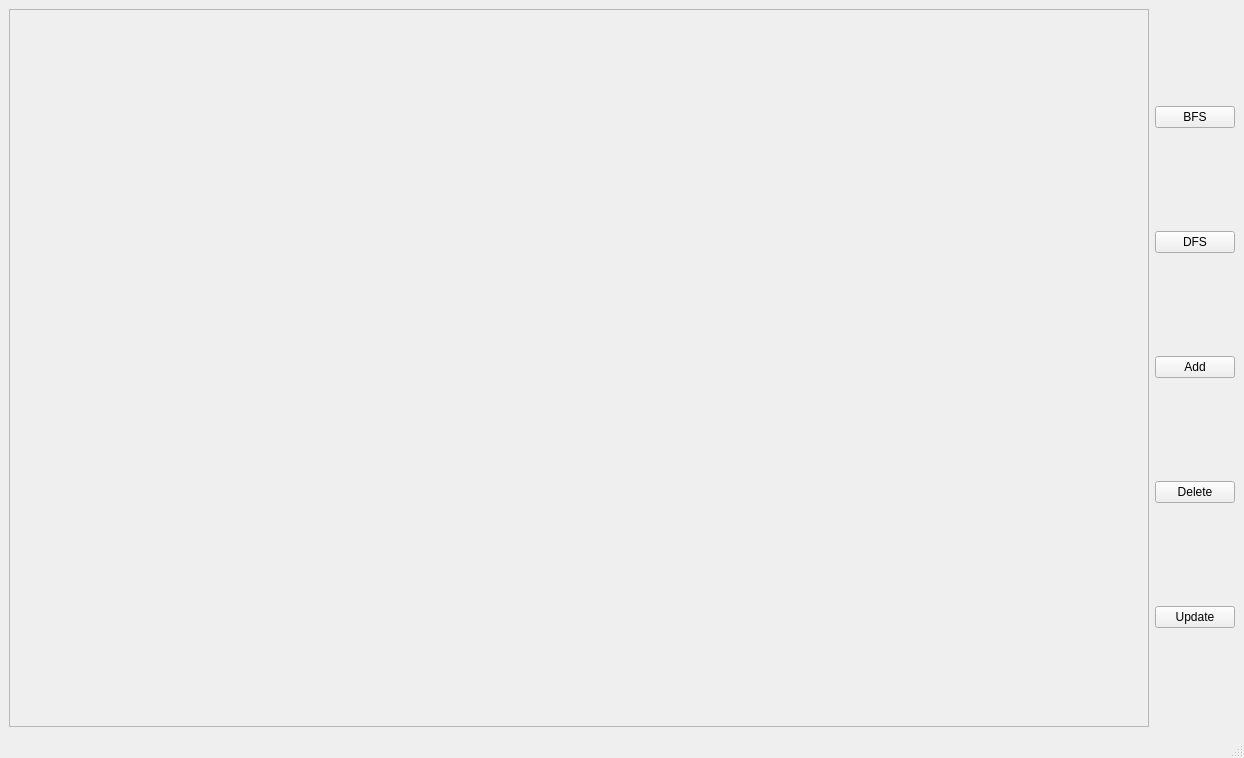
<?xml version="1.0" encoding="UTF-8"?>
<ui version="4.0">
 <class>Home</class>
 <widget class="QMainWindow" name="Home">
  <property name="geometry">
   <rect>
    <x>0</x>
    <y>0</y>
    <width>1244</width>
    <height>758</height>
   </rect>
  </property>
  <property name="windowTitle">
   <string>Home</string>
  </property>
  <widget class="QWidget" name="centralwidget">
   <layout class="QHBoxLayout" name="horizontalLayout">
    <item>
     <widget class="QFrame" name="frame">
      <property name="frameShape">
       <enum>QFrame::StyledPanel</enum>
      </property>
      <property name="frameShadow">
       <enum>QFrame::Raised</enum>
      </property>
      <layout class="QVBoxLayout" name="verticalLayout_2">
       <item>
        <spacer name="horizontalSpacer">
         <property name="orientation">
          <enum>Qt::Horizontal</enum>
         </property>
         <property name="sizeHint" stdset="0">
          <size>
           <width>1115</width>
           <height>20</height>
          </size>
         </property>
        </spacer>
       </item>
      </layout>
     </widget>
    </item>
    <item>
     <layout class="QVBoxLayout" name="verticalLayout">
      <item>
       <widget class="QPushButton" name="BFS_btn">
        <property name="text">
         <string>BFS</string>
        </property>
       </widget>
      </item>
      <item>
       <widget class="QPushButton" name="DFS_btn">
        <property name="text">
         <string>DFS</string>
        </property>
       </widget>
      </item>
      <item>
       <widget class="QPushButton" name="Add_btn">
        <property name="text">
         <string>Add</string>
        </property>
       </widget>
      </item>
      <item>
       <widget class="QPushButton" name="Del_btn">
        <property name="text">
         <string>Delete</string>
        </property>
       </widget>
      </item>
      <item>
       <widget class="QPushButton" name="Update_btn">
        <property name="text">
         <string>Update</string>
        </property>
       </widget>
      </item>
     </layout>
    </item>
   </layout>
  </widget>
  <widget class="QStatusBar" name="statusbar"/>
 </widget>
 <resources/>
 <connections>
  <connection>
   <sender>Add_btn</sender>
   <signal>clicked()</signal>
   <receiver>Home</receiver>
   <slot>btn_1_handle()</slot>
   <hints>
    <hint type="sourcelabel">
     <x>984</x>
     <y>417</y>
    </hint>
    <hint type="destinationlabel">
     <x>1056</x>
     <y>333</y>
    </hint>
   </hints>
  </connection>
 </connections>
 <slots>
  <slot>btn_1_handle()</slot>
  <slot>btn_2_handle()</slot>
  <slot>ADDnode()</slot>
 </slots>
</ui>
